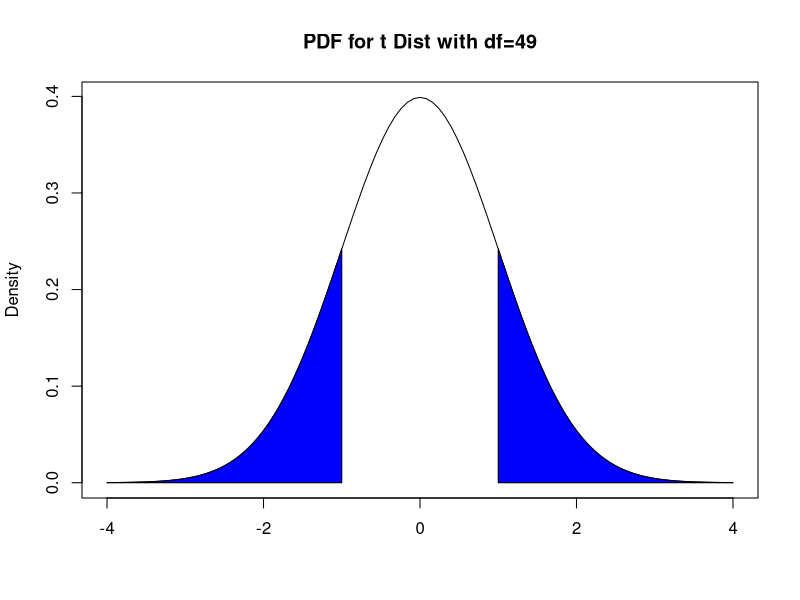
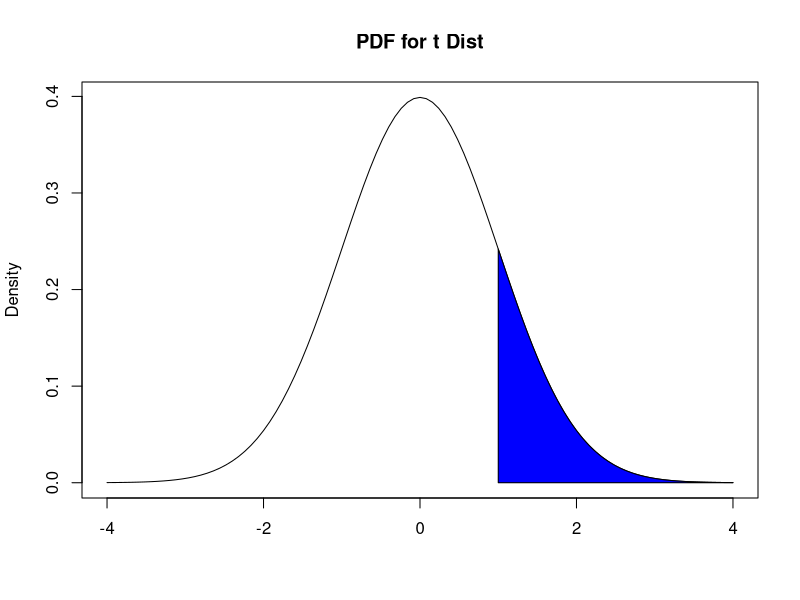
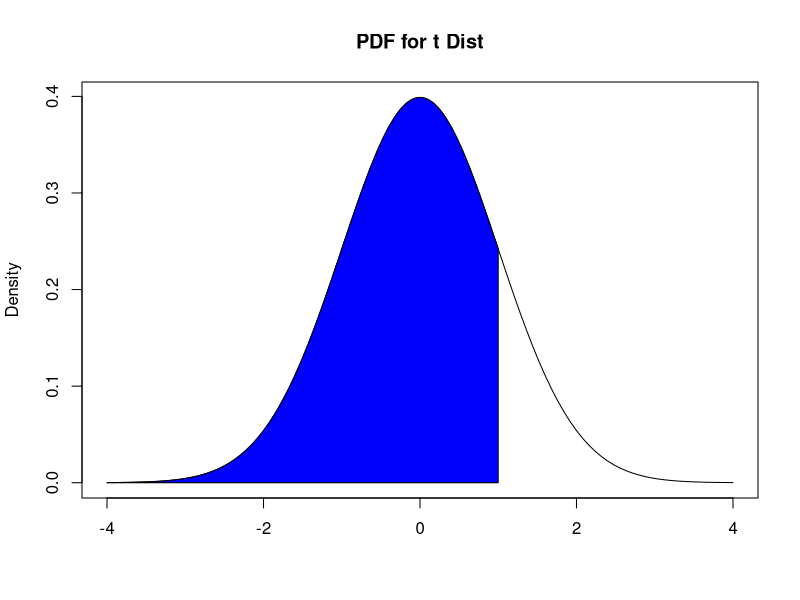
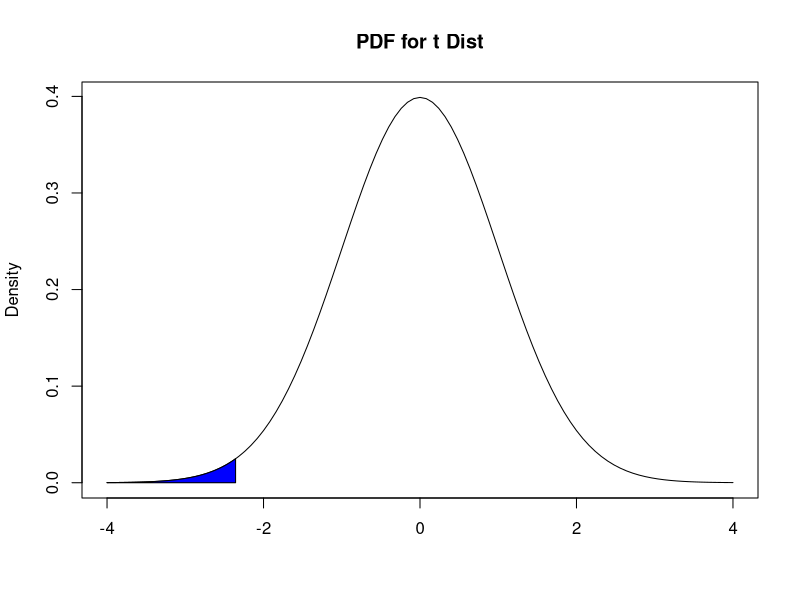

The R script that drew these images, in order: (Note: this script raises an error after producing the figures.)
## ---- chunk 1
rm(list = ls())
## ---- chunk 2
curve(dnorm, from = -4, to = 4, main = "PDF for t Dist with df=49", ylab="Density", xlab="")

colorArea <- function(from, to, density, ..., col="blue", dens=NULL){
    y_seq <- seq(from, to, length.out=500)
    d <- c(0, density(y_seq, ...), 0)
    polygon(c(from, y_seq, to), d, col=col, density=dens)
}

colorArea(from=-4, to=-1, dnorm)
colorArea(from=1, to=4, dnorm)
## ---- chunk 3
curve(dnorm, from = -4, to = 4, main = "PDF for t Dist", ylab="Density", xlab="")

colorArea <- function(from, to, density, ..., col="blue", dens=NULL){
    y_seq <- seq(from, to, length.out=500)
    d <- c(0, density(y_seq, ...), 0)
    polygon(c(from, y_seq, to), d, col=col, density=dens)
}

colorArea(from=1, to=4, dnorm)
## ---- chunk 4
curve(dnorm, from = -4, to = 4, main = "PDF for t Dist", ylab="Density", xlab="")

colorArea <- function(from, to, density, ..., col="blue", dens=NULL){
    y_seq <- seq(from, to, length.out=500)
    d <- c(0, density(y_seq, ...), 0)
    polygon(c(from, y_seq, to), d, col=col, density=dens)
}

colorArea(from=-4, to=1, dnorm)
## ---- chunk 5
curve(dnorm, from = -4, to = 4, main = "PDF for t Dist", ylab="Density", xlab="")

colorArea <- function(from, to, density, ..., col="blue", dens=NULL){
    y_seq <- seq(from, to, length.out=500)
    d <- c(0, density(y_seq, ...), 0)
    polygon(c(from, y_seq, to), d, col=col, density=dens)
}

colorArea(from=-4, to= -2.357023, dnorm)
## ---- chunk 6
pt(-2.357023, 49) ##enter t stat, then df
## ---- chunk 7
knitr::include_graphics("images/09-crit_2sided.jpeg")
## ---- chunk 8
alpha<-0.05
n<-50
qt(alpha/2, n-1)
## ---- chunk 9
knitr::include_graphics("images/09-crit_greater.jpeg")
## ---- chunk 10
alpha<-0.05
n<-50
qt(1-alpha, n-1)
## ---- chunk 11
knitr::include_graphics("images/09-crit_less.jpeg")
## ---- chunk 12
alpha<-0.05
n<-50
qt(alpha, n-1)
## ---- chunk 13
curve(dnorm, from = -4, to = 4, main = "PDF for t Dist", ylab="Density", xlab="")

colorArea <- function(from, to, density, ..., col="blue", dens=NULL){
    y_seq <- seq(from, to, length.out=500)
    d <- c(0, density(y_seq, ...), 0)
    polygon(c(from, y_seq, to), d, col=col, density=dens)
}

colorArea(from=-4, to= -1.728483, dnorm)
colorArea(from=1.728483, to=4, dnorm)
## ---- chunk 14
pt(-1.728483, 49)*2 
##supply test stat, then DF.
##multiply by 2 since pt only gives area to left of -1.728483, 
##but we also want area to right of 1.728483. 
## ---- chunk 15
alpha<-0.05
qt(1-alpha/2, 49)
## ---- chunk 16
curve(dnorm, from = -4, to = 4, main = "PDF for Standard Normal", ylab="Density", xlab="")

colorArea <- function(from, to, density, ..., col="blue", dens=NULL){
    y_seq <- seq(from, to, length.out=500)
    d <- c(0, density(y_seq, ...), 0)
    polygon(c(from, y_seq, to), d, col=col, density=dens)
}

colorArea(from=-4, to= -1.129385, dnorm)
## ---- chunk 17
pnorm(-1.129385)
## ---- chunk 18
qnorm(0.05)
